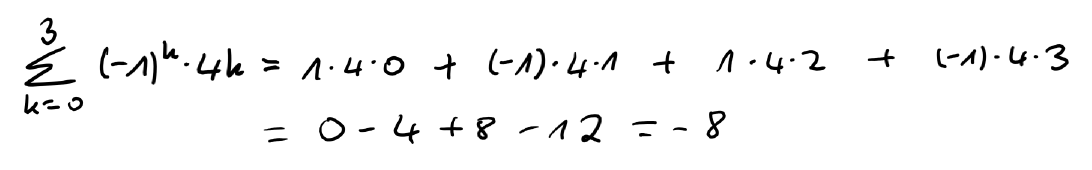
#> input picture data/jakob_math/math_001.jpg, 2184 x 340 px (shown at 1/2 size)
$ python -i image_utils.py   (imports and definitions only)
#> lines starting #> are read from the running program, lines starting #| are printed output that depends on the picture; after the words box and inside, x2 and y2 are one past the last pixel; in counts of white or black regions, pixels touching at a corner belong together
#> further down, picture is the input picture: shape (340, 2184, 3); min 0, max 255, mean 246.4
"""
Image utilities for the German Lecture Slide OCR project.
Handles image loading, preprocessing, augmentation, and region extraction.
"""

from __future__ import annotations

import random
from pathlib import Path
from typing import List, Tuple, Optional, Union

import cv2
import numpy as np
from PIL import Image, ImageEnhance, ImageFilter


# ---------------------------------------------------------------------------
# I/O helpers
# ---------------------------------------------------------------------------

# [30 lines left out: functions load_image, save_image, not called in this run]


def pil_to_numpy(img: Image.Image) -> np.ndarray:
    """Convert PIL Image to numpy RGB array."""
    return np.array(img.convert("RGB"))


# [50 lines left out: functions numpy_to_pil, resize_image, pad_to_size, not called in this run]


def normalize_image(img: np.ndarray) -> np.ndarray:
    """Normalize uint8 [0,255] to float32 [0,1]."""
    return img.astype(np.float32) / 255.0


# [24 lines left out: function binarize, not called in this run]


def deskew(img: np.ndarray) -> np.ndarray:
    """Deskew a handwriting image using Hough line detection."""
    gray = cv2.cvtColor(img, cv2.COLOR_RGB2GRAY) if img.ndim == 3 else img
    _, binary = cv2.threshold(gray, 0, 255, cv2.THRESH_BINARY_INV + cv2.THRESH_OTSU)
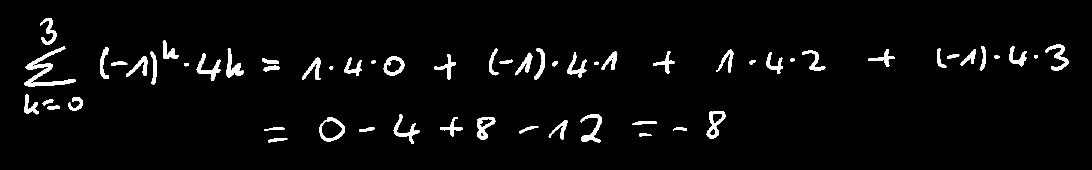
#> binary: shape (340, 2184) (shown at 1/2 size); 3.4% white; 59 white regions, largest, box (x1, y1, x2, y2) and area: (49, 93, 152, 174) 2024, (1161, 228, 1203, 285) 876, (1413, 222, 1451, 277) 857
    coords = np.column_stack(np.where(binary > 0))
#> coords = 25359 pairs, first value 36 to 287, second value 48 to 2136
    if len(coords) < 10:
        return img
    angle = cv2.minAreaRect(coords)[-1]
#> angle = -1.47
    if angle < -45:
        angle += 90
    h, w = img.shape[:2]
#> h = 340; w = 2184
    center = (w // 2, h // 2)
#> center = (1092, 170)
    M = cv2.getRotationMatrix2D(center, angle, 1.0)
#> M = [[1, -0.0257, 4.74], [0.0257, 1, -28.05]]
    rotated = cv2.warpAffine(img, M, (w, h), flags=cv2.INTER_LINEAR, borderValue=255)
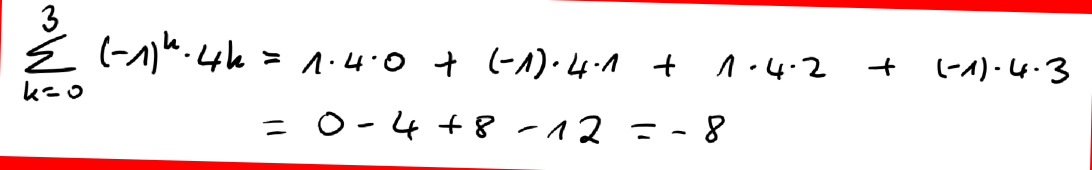
#> rotated: shape (340, 2184, 3) (shown at 1/2 size); mean R, G, B 246.4, 235.6, 235.6
    return rotated


# ---------------------------------------------------------------------------
# Region extraction
# ---------------------------------------------------------------------------

# [86 lines left out: functions extract_region, augment_handwriting, not called in this run]


def augment_batch(images: List[np.ndarray], **kwargs) -> List[np.ndarray]:
    """Apply augmentation to a list of images."""
    return [augment_handwriting(img, **kwargs) for img in images]


# ---------------------------------------------------------------------------
# Slide-specific utilities
# ---------------------------------------------------------------------------

# [50 lines left out: functions split_slide_into_tiles, letterbox, not called in this run]


# [10 lines not run here, left out]

>>> import cv2
>>> picture = cv2.cvtColor(cv2.imread('../data/jakob_math/math_001.jpg'), cv2.COLOR_BGR2RGB)
>>> result = deskew(picture)

$ run again, on data/jakob_math/math_002.jpg
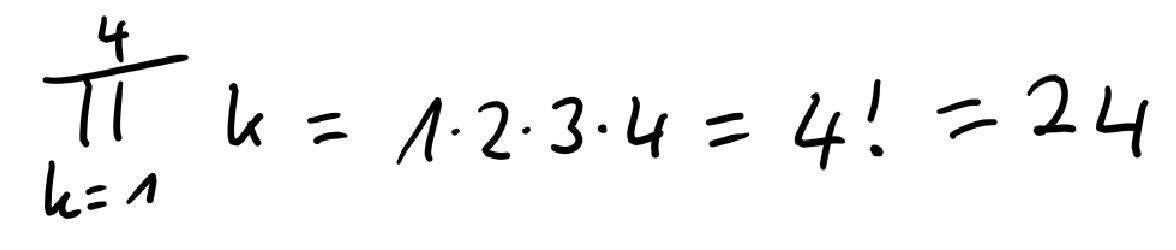
#> input picture data/jakob_math/math_002.jpg, 1176 x 250 px
#> picture is the input picture: shape (250, 1176, 3); min 0, max 255, mean 244.3
#> in deskew, `_, binary = cv2.threshold(gray, 0, 255, cv2.THRESH_BINARY_INV + cv2.TH..`:
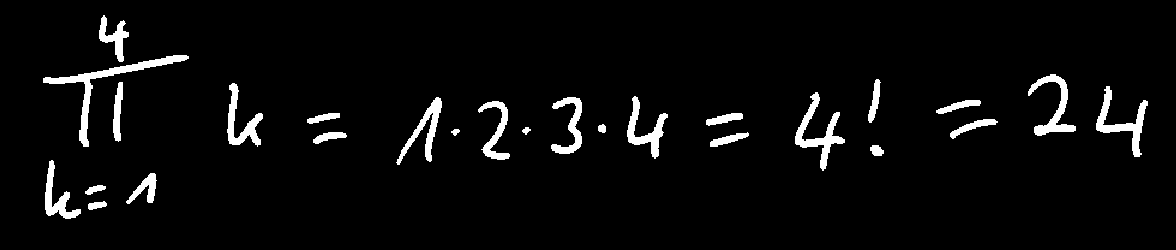
#> binary: shape (250, 1176); 4.2% white; 26 white regions, largest, box (x1, y1, x2, y2) and area: (43, 55, 189, 147) 1474, (795, 92, 845, 171) 1046, (1096, 86, 1148, 157) 967
#> coords = 12484 pairs, first value 15 to 218, second value 43 to 1147
#> in deskew, `angle = cv2.minAreaRect(coords)[-1]`: angle = -86.68
#> in deskew, `angle += 90`: angle = 3.32
#> M = [[0.998, 0.0579, -6.25], [-0.0579, 0.998, 34.26]]
#> in deskew, `rotated = cv2.warpAffine(img, M, (w, h), flags=cv2.INTER_LINEAR, borde..`:
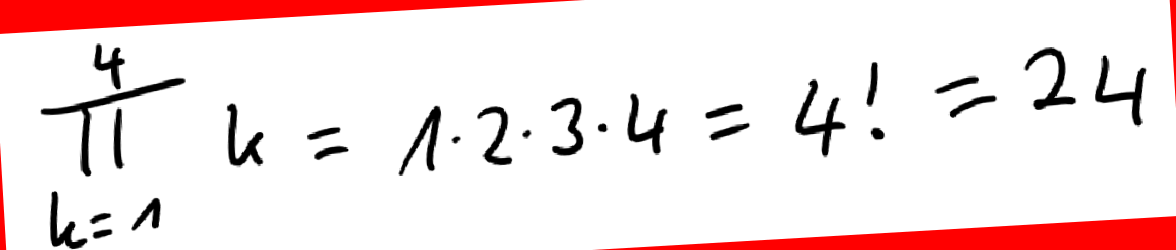
#> rotated: shape (250, 1176, 3); mean R, G, B 244.3, 226.5, 226.5

$ run again, on data/jakob_math/math_003.jpg
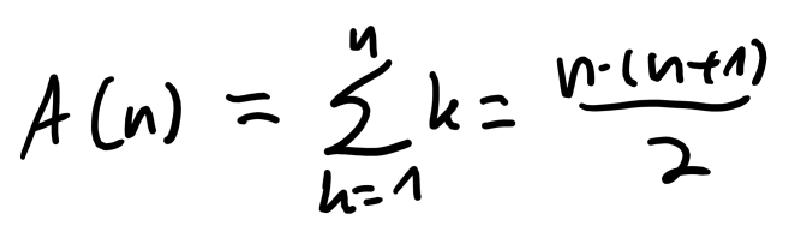
#> input picture data/jakob_math/math_003.jpg, 796 x 232 px
#> picture is the input picture: shape (232, 796, 3); min 0, max 255, mean 237
#> in deskew, `_, binary = cv2.threshold(gray, 0, 255, cv2.THRESH_BINARY_INV + cv2.TH..`:
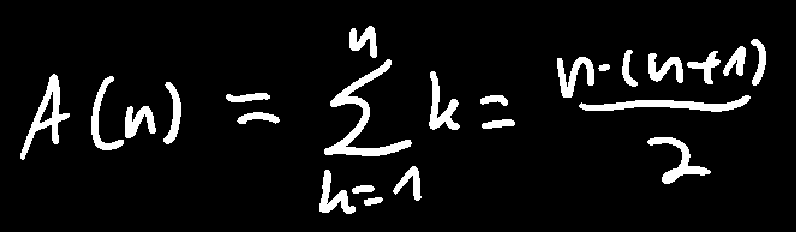
#> binary: shape (232, 796); 7.1% white; 24 white regions, largest, box (x1, y1, x2, y2) and area: (324, 59, 412, 156) 1820, (579, 95, 751, 112) 1235, (20, 74, 70, 160) 1139
#> coords = 13173 pairs, first value 26 to 213, second value 20 to 765
#> in deskew, `angle = cv2.minAreaRect(coords)[-1]`: angle = -84.61
#> in deskew, `angle += 90`: angle = 5.39
#> M = [[0.996, 0.0939, -9.14], [-0.0939, 0.996, 37.89]]
#> in deskew, `rotated = cv2.warpAffine(img, M, (w, h), flags=cv2.INTER_LINEAR, borde..`:
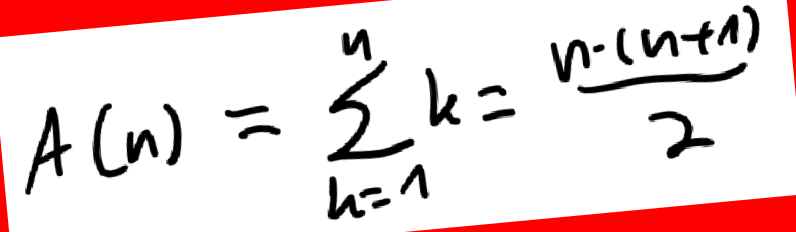
#> rotated: shape (232, 796, 3); mean R, G, B 237, 215.7, 215.7

$ run again, on data/jakob_math/math_004.jpg
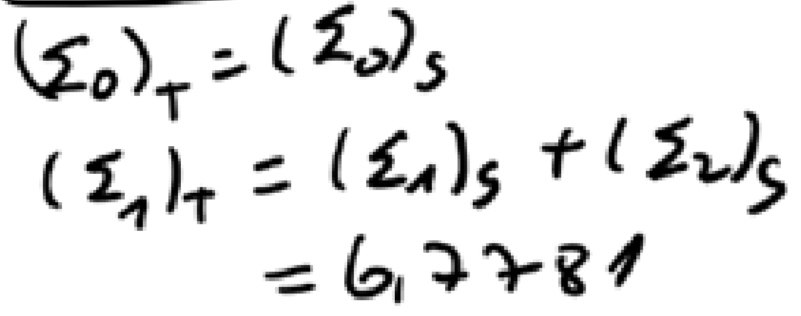
#> input picture data/jakob_math/math_004.jpg, 1602 x 632 px (shown at 1/2 size)
#> picture is the input picture: shape (632, 1602, 3); min 0, max 255, mean 231
#> in deskew, `_, binary = cv2.threshold(gray, 0, 255, cv2.THRESH_BINARY_INV + cv2.TH..`:
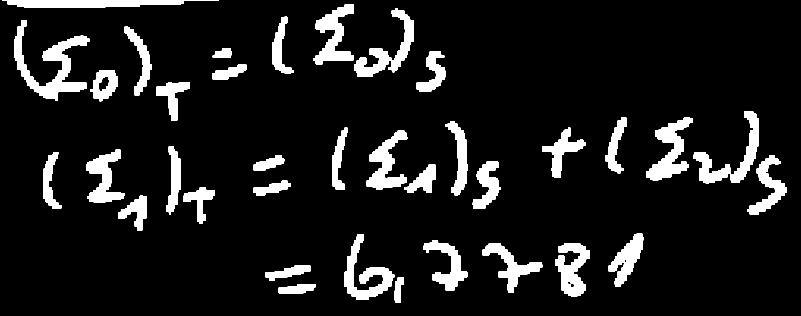
#> binary: shape (632, 1602) (shown at 1/2 size); 10.1% white; 36 white regions, largest, box (x1, y1, x2, y2) and area: (29, 40, 179, 202) 7335, (1387, 222, 1518, 367) 5248, (1292, 235, 1386, 361) 4930
#> coords = 102288 pairs, first value 0 to 605, second value 4 to 1573
#> angle = -4.46
#> M = [[0.997, -0.0777, 26.97], [0.0777, 0.997, -61.27]]
#> in deskew, `rotated = cv2.warpAffine(img, M, (w, h), flags=cv2.INTER_LINEAR, borde..`:
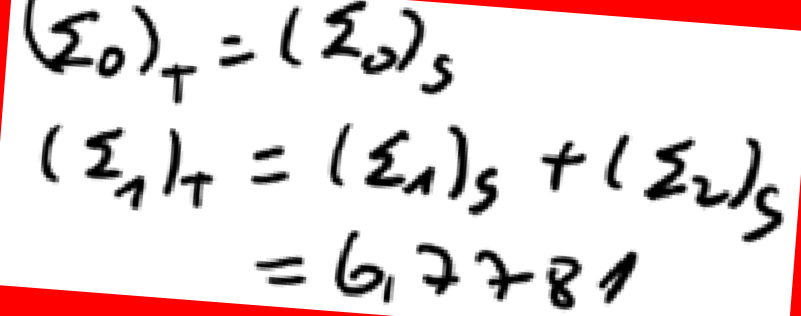
#> rotated: shape (632, 1602, 3) (shown at 1/2 size); mean R, G, B 232.1, 218.3, 218.3
